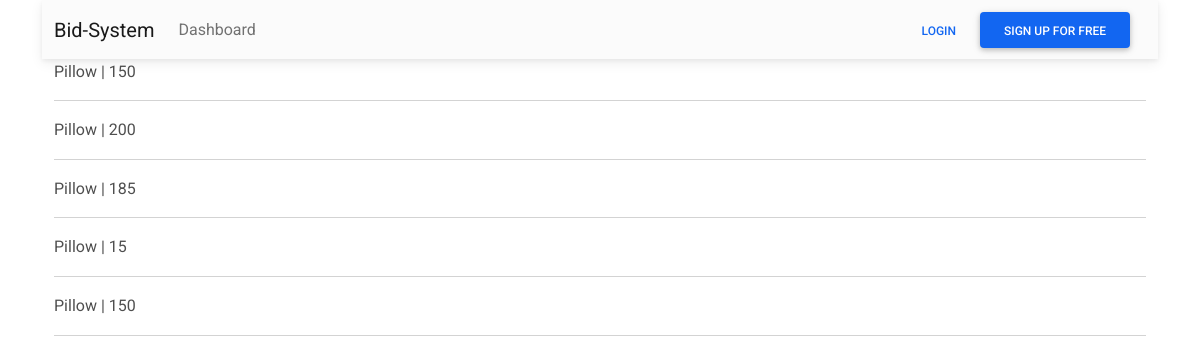
The app's page /bid-list/, older data.
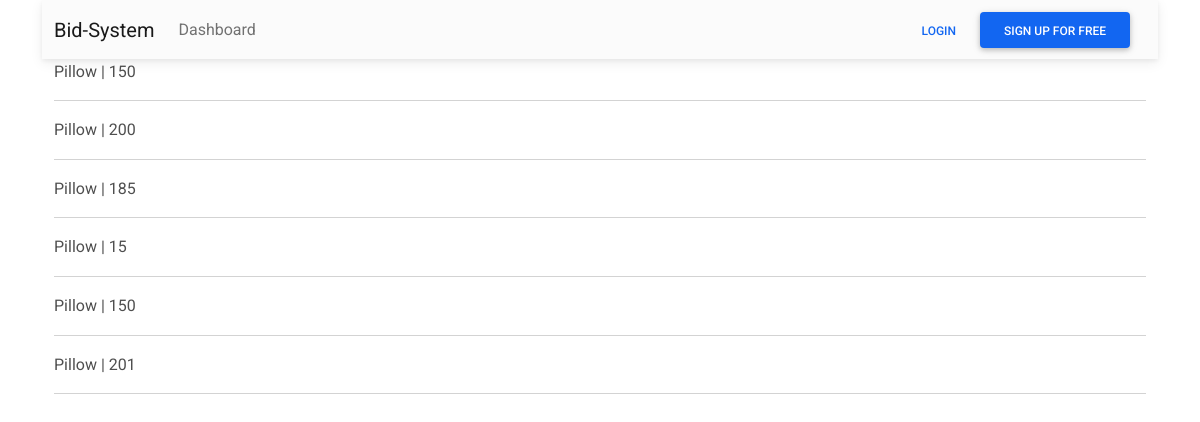
The same page, newer data.
### bidding/models.py (models this page shows, shortened)
class Bid(models.Model):
    item = models.ForeignKey(Item, on_delete=models.CASCADE)
    buyer = models.ForeignKey(User, on_delete=models.CASCADE)
    price = models.IntegerField()
    def __str__(self):
        return f'{self.item.name} | {self.price}'

class Item(models.Model):
    seller = models.ForeignKey(User, on_delete=models.CASCADE)
    name = models.CharField(max_length=50)
    min_price = models.IntegerField()

### bidding/views.py (the view)
# urls.py: path('bid-list/', views.BidListView.as_view(), name='bid-list'),
class BidListView(ListView):
    model = Bid

### bidding/templates/bidding/bid_list.html
{% extends 'base.html' %}
{% block content %}
    {% for bid in object_list %}
        {{ bid }}
        <hr>
    {% endfor %}
{% endblock content%}

Row changes from the older to the newer data that the page shows:
added Bid: item+price "Pillow | 201"
